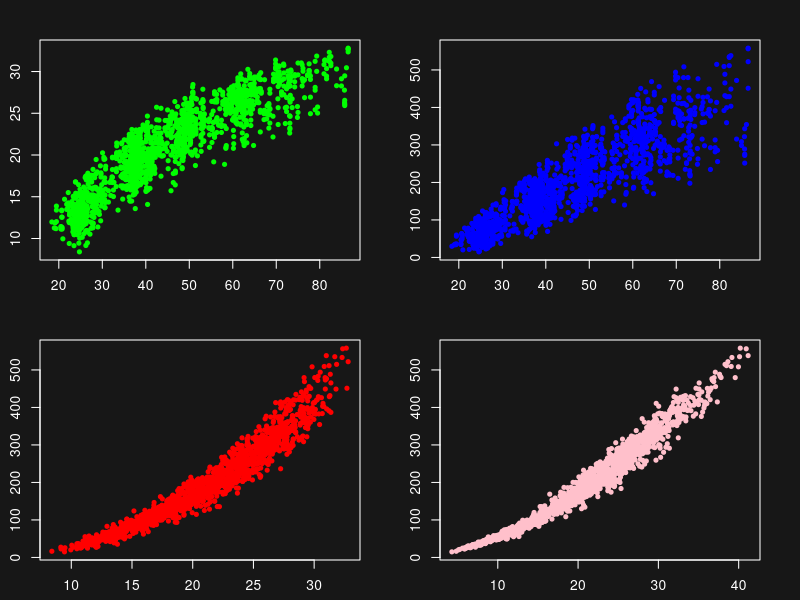

Source code (R):
# aj bc geral

dados <- read.csv2( "aulas/aula_03/ifc.csv" )

tail(dados)

tracemem(dados)

par( mfrow = c( 2, 2 ),
     mai = c( rep( 0.4, 4 ) ),
     pch = 20,
     bg = "#171717",
     col.axis = "white",
     col.lab = "white",
     col.main = "white",
     fg = "white" )

plot( dados$idade, dados$hdom, 
      xlab = "idade (meses)",
      ylab = "hdom (m)", 
      col = "green" )

plot( dados$idade, dados$vtcc,
      xlab = "idade (meses)",
      ylab = "vtcc (m³/ha)", 
      col = "blue" )

plot( dados$hdom, dados$vtcc, 
      xlab = "hdom (m)",
      ylab = "vtcc (m³/ha)", 
      col = "red" )

plot( dados$ab, dados$vtcc, 
      xlab = "ab (m²/ha)",
      ylab = "vtcc (m³/ha)", 
      col = "pink" )

ajuste <- nls( formula = "log(hdom) ~ b0 + b1 * ( 1 / idade )^ b2", 
               data = dados, 
               start = list( b0 = 4, b1 = -11, b2 = 0.6 ) )

format( coef( ajuste ), dec = ",")

